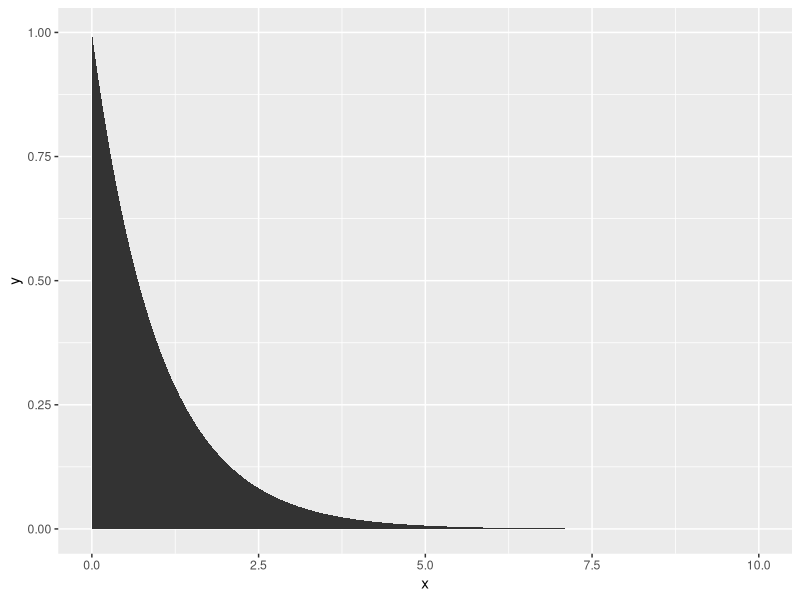

The R source for this figure:
# ST 516 - Homework 5 by Paul ReFalo  ========
library("ggplot2") 

# Question 1
x <- seq(from = 0, to = 10, by = 0.01) # x-axis values
y <- dexp(x, rate = 1) # distribution function curve
qplot(x, y, geom = "area") # Plot Exponential(1)

set.seed(1908) # William Gosset invents t-test
x2 <- rexp(1000, rate = 1)
x2 # show those numbers
t.test(x2, mu = 2, conf.level = 0.95) # two-sided by default

# Write a summary that includes an interpretation of the p-value and 95% confidence interval.

# Calculate a z-statistic (continue to use the sample SD, not population SD), and a p-value based on the normal distribution.
Z <- (mean(x2) - 2)/(sd(x2)/sqrt(length(x2)))
Z

sd_x2 <- sd(x2)
sd_x2

# Calculate p-value (two-sided test)
P <- 2 * pnorm(abs(Z), mean = 0, sd = sd_x2, lower.tail = FALSE) 
P

# You should find the test statistic is the same for both tests:
#  • Why is the p-value different?  Sample size too low so CLT does not apply -> use exact instead
#  • Which is more appropriate in real life, where the population standard deviation is usually
# unknown? t.test() because sd is not an argument for this calculation

# Question 2
x_q2 <- rbinom(1, 20, p = 0.25)
x_q2

A <- prop.test(x_q2, n = 20, p = 0.25, conf.level = 0.95, correct = FALSE)
A
A$conf.int[1] < 0.25 & 0.25 < A$conf.int[2]
#str(A)
E <- binom.test(x_q2, n = 20, p = 0.25, conf.level = 0.95) 
E
E$conf.int[1] < 0.25 & 0.25 < E$conf.int[2]

approx <- function(n) {
  x_q2 <- rbinom(1, n, p = 0.25)
  A <- prop.test(x_q2, n, p = 0.25, conf.level = 0.95, correct = FALSE)
  #print(A)
  if (A$conf.int[1] <= 0.25 & 0.25 <= A$conf.int[2]) {
    return(TRUE)
  } else {
    return(FALSE)
  }
  
}

exact <- function(n) {
  x_q2 <- rbinom(1, n, p = 0.25)
  E <- binom.test(x_q2, n, p = 0.25, conf.level = 0.95) 
  #print(E)
  if (E$conf.int[1] <= 0.25 & 0.25 <= E$conf.int[2]) {
    return(TRUE)
  } else {
    return(FALSE)
  }
  
}

approxResult <- approx(20)
exactResult <- exact(20)

approxResult
exactResult

approxReplicates <- replicate(10000, approx(20))
exactReplicates <- replicate(10000, exact(20))

mean(approxReplicates)
mean(exactReplicates)

approxReplicates <- replicate(10000, approx(100))
exactReplicates <- replicate(10000, exact(100))

mean(approxReplicates)
mean(exactReplicates)

# Question 4

bp <- c(115, 134, 131, 143, 130, 154, 119, 137, 155, 130, 110, 138)
var <- ( sum( (bp - mean(bp) )^2 ) ) / length(bp - 1)
bpMean <- mean(bp)
t <- (bpMean - 129) / sqrt(var/length(bp))
t

# Question 5

rain <- c(5.335, 5.345, 5.380, 5.520, 5.360, 6.285, 5.510, 5.340,
          5.395, 5.305, 5.190, 5.455, 5.350, 5.125, 5.340, 5.305,
          5.315, 5.330, 5.115, 5.265)
rain <- sort(rain)

# t test just for fun
var <- ( sum( (rain - mean(rain) )^2 ) ) / length(rain - 1)
rainMean <- mean(rain)
tRain <- (rainMean - 5.4) / sqrt(var/length(rain))
tRain

obsBelow <- sum(rain < 5.4)
obsRange <- c(1:20)
Z <- ((obsBelow/length(rain)) - 0.5) / sqrt(0.5*0.5/length(rain))
Z
Z <- ((obsRange/length(rain)) - 0.5) / sqrt(0.5*0.5/length(rain))
Z

# Zα/2 = 1.96 for 95% CI

ZinRange95 <- abs(Z) < 1.96
ZinRange95

CIforRain95 <- rain[6:14]

CImin95 <- min(CIforRain95)
CImax95 <- max(CIforRain95)
CImin95
CImax95

# Zα/2 = 2.57 for 99% CI

ZinRange99 <- abs(Z) < 2.57
ZinRange99

CIforRain99 <- rain[5:15]

CImin99 <- min(CIforRain99)
CImax99 <- max(CIforRain99)
CImin99
CImax99
